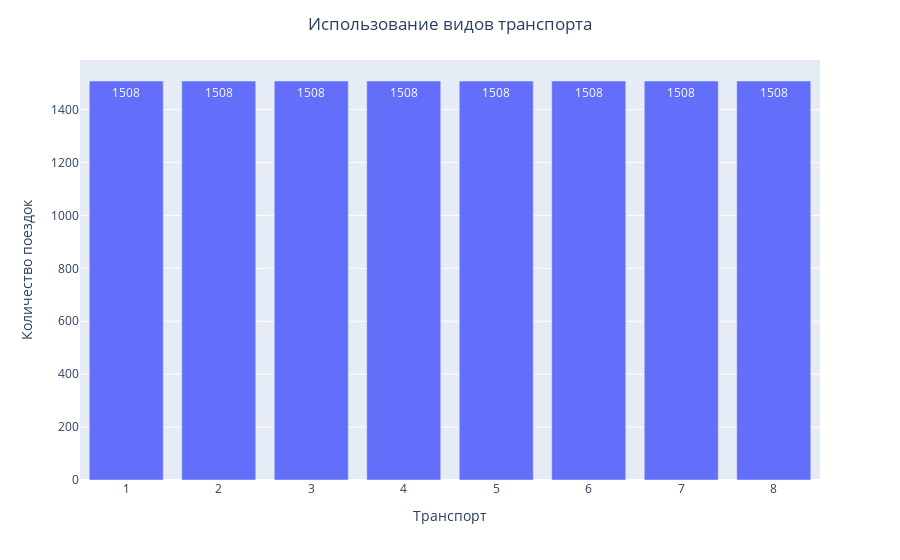

Notebook code for this chart:
### Markdown cell above
# Генерация новых данных для создания сбалансированных классов

### Code cell
X = df.drop('KHVM', axis=1)
y = df['KHVM']

smote = SMOTE(random_state=42)
X_resampled, y_resampled = smote.fit_resample(X, y)

resampled_data = pd.DataFrame(X_resampled, columns=X.columns)
resampled_data['KHVM'] = y_resampled

df_khvm = resampled_data.groupby('KHVM').size().reset_index().rename(columns = {'KHVM': 'Транспорт', 0: 'Количество поездок'}).sort_values('Количество поездок', ascending=False)

fig = px.bar(df_khvm, x='Транспорт', y = 'Количество поездок', text_auto=True)
fig.update_layout(title = {'text': 'Использование видов транспорта', 'x': 0.5})
fig.show()

### Figure 1 — Plotly figure (JSON) as saved in the notebook; plotly's stock layout.template omitted (floating-point values rounded to 4 significant figures)
{"data": [{"alignmentgroup": "True", "hovertemplate": "Транспорт=%{x}<br>Количество поездок=%{y}<extra></extra>", "legendgroup": "", "marker": {"color": "#636efa", "pattern": {"shape": ""}}, "name": "", "offsetgroup": "", "orientation": "v", "showlegend": false, "textposition": "auto", "texttemplate": "%{y}", "type": "bar", "x": [1, 2, 3, 4, 5, 6, 7, 8], "xaxis": "x", "y": [1508, 1508, 1508, 1508, 1508, 1508, 1508, 1508], "yaxis": "y"}], "layout": {"barmode": "relative", "legend": {"tracegroupgap": 0}, "margin": {"t": 60}, "title": {"text": "Использование видов транспорта", "x": 0.5}, "xaxis": {"anchor": "y", "domain": [0, 1], "title": {"text": "Транспорт"}}, "yaxis": {"anchor": "x", "domain": [0, 1], "title": {"text": "Количество поездок"}}}}
